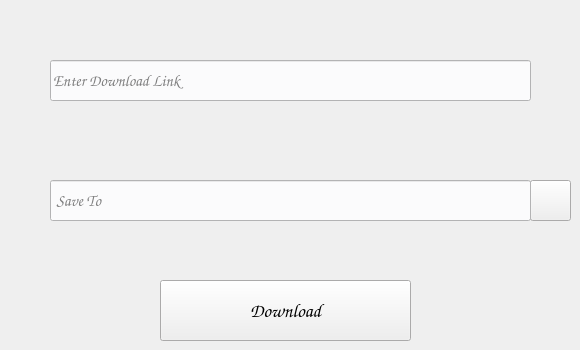
    <widget class="QWidget" name="tab_5">
     <attribute name="title">
      <string>Social</string>
     </attribute>
     <widget class="QLineEdit" name="social_url">
      <property name="geometry">
       <rect>
        <x>50</x>
        <y>60</y>
        <width>481</width>
        <height>41</height>
       </rect>
      </property>
      <property name="font">
       <font>
        <family>Comic Sans MS</family>
        <pointsize>12</pointsize>
        <italic>true</italic>
       </font>
      </property>
      <property name="styleSheet">
       <string notr="true">color: rgb(0, 0, 0);
background-color: rgb(251, 251, 252);
alternate-background-color: rgb(211, 215, 207);
border-color: rgb(46, 52, 54);</string>
      </property>
      <property name="placeholderText">
       <string>Enter Download Link</string>
      </property>
     </widget>
     <widget class="QPushButton" name="SaveVideoSocialButton">
      <property name="geometry">
       <rect>
        <x>530</x>
        <y>180</y>
        <width>41</width>
        <height>41</height>
       </rect>
      </property>
      <property name="styleSheet">
       <string notr="true">background-color:rgb(239, 238, 238);
alternate-background-color: rgb(85, 87, 83);
</string>
      </property>
      <property name="text">
       <string/>
      </property>
      <property name="icon">
       <iconset resource="../../PycharmProjects/projects/SnapMultiMedia/photo.qrc">
        <normaloff>:/image/search.png</normaloff>:/image/search.png</iconset>
      </property>
      <property name="iconSize">
       <size>
        <width>40</width>
        <height>40</height>
       </size>
      </property>
     </widget>
     <widget class="QPushButton" name="DownlodSocialVideoButton">
      <property name="geometry">
       <rect>
        <x>160</x>
        <y>280</y>
        <width>251</width>
        <height>61</height>
       </rect>
      </property>
      <property name="font">
       <font>
        <family>Comic Sans MS</family>
        <pointsize>14</pointsize>
        <italic>true</italic>
       </font>
      </property>
      <property name="styleSheet">
       <string notr="true">background-color:rgb(239, 238, 238);
alternate-background-color: rgb(85, 87, 83);
</string>
      </property>
      <property name="text">
       <string>Download</string>
      </property>
     </widget>
     <widget class="QLineEdit" name="Save_SocialVideo">
      <property name="geometry">
       <rect>
        <x>50</x>
        <y>180</y>
        <width>481</width>
        <height>41</height>
       </rect>
      </property>
      <property name="font">
       <font>
        <family>Comic Sans MS</family>
        <pointsize>12</pointsize>
        <italic>true</italic>
       </font>
      </property>
      <property name="styleSheet">
       <string notr="true">color: rgb(0, 0, 0);
background-color: rgb(251, 251, 252);
alternate-background-color: rgb(211, 215, 207);
border-color: rgb(46, 52, 54);</string>
      </property>
      <property name="placeholderText">
       <string> Save To</string>
      </property>
     </widget>
    </widget>
